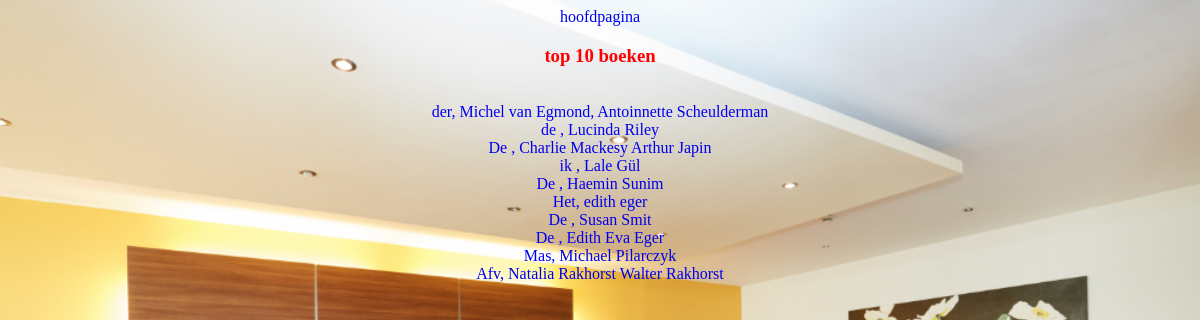
Screenshot of /top10boeken.php with the database file from the repository.
### tables this page shows
CREATE TABLE top10 (
    id INT(11),
    naam VARCHAR(50),
    auteur VARCHAR(50),
    rating INT(11)
);

### top10boeken.php (the view, shortened to what this page needs)
<!DOCTYPE html>
<html lang="en">
<head>
</head>
<link rel="stylesheet" type="text/css" href="top10.css" media="screen"/>
<body>
<a href="index.php" id="hoofdpagina">hoofdpagina</a>
<?php
    echo '<h3>top 10 boeken</h3><br>';
$host = 'localhost';
$dbname = 'boeken';
$username = 'root';
$password = '';
$conStr = "mysql:host=$host;dbname=$dbname";
$con = new PDO($conStr, $username, $password);
$stmt = "SELECT * FROM top10 WHERE rating > 0 ORDER BY rating";
$sth = $con->prepare($stmt);
$sth->execute();
while($row = $sth->fetch()) {
    echo $row['naam'];
    echo ', ';
    echo $row['auteur'];
    echo "<br>";
}
?>
</body>
</html>

### top10.css (style rules this page uses)
h3 { color: red; }
body { text-align: center; background-image: url(../boekenhandel/backgroundimage.jpg); background-size: cover; background-repeat: no-repeat; }
a { text-decoration: none; }

### rows the page displays
top10: naam "der", auteur "Michel van Egmond, Antoinnette Scheulderman"
top10: naam "de", auteur "Lucinda Riley"
top10: naam "De", auteur "Charlie Mackesy Arthur Japin"
top10: naam "ik", auteur "Lale Gül"
top10: naam "De", auteur "Haemin Sunim"
top10: naam "Het", auteur "edith eger"
top10: naam "De", auteur "Susan Smit"
top10: naam "De", auteur "Edith Eva Eger"
top10: naam "Mas", auteur "Michael Pilarczyk"
top10: naam "Afv", auteur "Natalia Rakhorst Walter Rakhorst"
